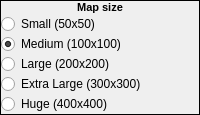
        <widget class="QFrame" name="frame_5">
         <property name="sizePolicy">
          <sizepolicy hsizetype="Preferred" vsizetype="Fixed">
           <horstretch>0</horstretch>
           <verstretch>0</verstretch>
          </sizepolicy>
         </property>
         <property name="frameShape">
          <enum>QFrame::Box</enum>
         </property>
         <property name="frameShadow">
          <enum>QFrame::Plain</enum>
         </property>
         <property name="lineWidth">
          <number>1</number>
         </property>
         <layout class="QVBoxLayout" name="verticalLayout_3">
          <property name="spacing">
           <number>0</number>
          </property>
          <property name="margin">
           <number>0</number>
          </property>
          <item>
           <widget class="QLabel" name="lblDimensions">
            <property name="sizePolicy">
             <sizepolicy hsizetype="Preferred" vsizetype="Fixed">
              <horstretch>0</horstretch>
              <verstretch>0</verstretch>
             </sizepolicy>
            </property>
            <property name="font">
             <font>
              <pointsize>8</pointsize>
              <weight>75</weight>
              <bold>true</bold>
             </font>
            </property>
            <property name="text">
             <string>Map size</string>
            </property>
            <property name="alignment">
             <set>Qt::AlignHCenter|Qt::AlignTop</set>
            </property>
           </widget>
          </item>
          <item>
           <widget class="QWidget" name="widget_8" native="true">
            <layout class="QVBoxLayout" name="verticalLayout_2">
             <property name="spacing">
              <number>0</number>
             </property>
             <property name="margin">
              <number>0</number>
             </property>
             <item>
              <widget class="QRadioButton" name="rbMapSize_Small">
               <property name="text">
                <string>Small (50x50)</string>
               </property>
              </widget>
             </item>
             <item>
              <widget class="QRadioButton" name="rbMapSize_Medium">
               <property name="text">
                <string>Medium (100x100)</string>
               </property>
               <property name="checked">
                <bool>true</bool>
               </property>
              </widget>
             </item>
             <item>
              <widget class="QRadioButton" name="rbMapSize_Large">
               <property name="text">
                <string>Large (200x200)</string>
               </property>
              </widget>
             </item>
             <item>
              <widget class="QRadioButton" name="rbMapSize_ExtraLarge">
               <property name="text">
                <string>Extra Large (300x300)</string>
               </property>
              </widget>
             </item>
             <item>
              <widget class="QRadioButton" name="rbMapSize_Huge">
               <property name="text">
                <string>Huge (400x400)</string>
               </property>
              </widget>
             </item>
            </layout>
           </widget>
          </item>
         </layout>
        </widget>
